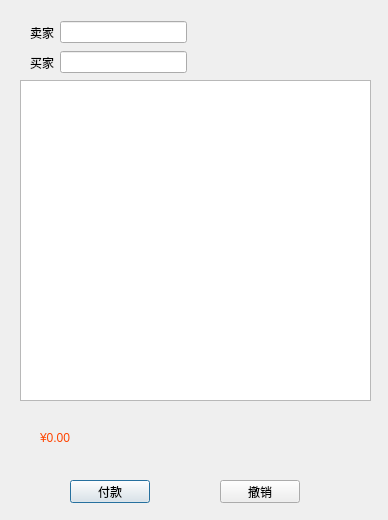
<?xml version="1.0" encoding="UTF-8"?>
<ui version="4.0">
 <class>tranForm</class>
 <widget class="QDialog" name="tranForm">
  <property name="geometry">
   <rect>
    <x>0</x>
    <y>0</y>
    <width>388</width>
    <height>520</height>
   </rect>
  </property>
  <property name="windowTitle">
   <string>Dialog</string>
  </property>
  <widget class="QTableView" name="detail">
   <property name="geometry">
    <rect>
     <x>20</x>
     <y>80</y>
     <width>351</width>
     <height>321</height>
    </rect>
   </property>
  </widget>
  <widget class="QPushButton" name="pay">
   <property name="geometry">
    <rect>
     <x>70</x>
     <y>480</y>
     <width>80</width>
     <height>23</height>
    </rect>
   </property>
   <property name="text">
    <string>付款</string>
   </property>
  </widget>
  <widget class="QPushButton" name="cancel">
   <property name="geometry">
    <rect>
     <x>220</x>
     <y>480</y>
     <width>80</width>
     <height>23</height>
    </rect>
   </property>
   <property name="text">
    <string>撤销</string>
   </property>
  </widget>
  <widget class="QLabel" name="price">
   <property name="geometry">
    <rect>
     <x>40</x>
     <y>410</y>
     <width>321</width>
     <height>55</height>
    </rect>
   </property>
   <property name="styleSheet">
    <string notr="true">font: 24pt &quot;Sans Serif&quot;;
color: rgb(255, 68, 0);</string>
   </property>
   <property name="text">
    <string>¥0.00</string>
   </property>
  </widget>
  <widget class="QWidget" name="">
   <property name="geometry">
    <rect>
     <x>30</x>
     <y>20</y>
     <width>157</width>
     <height>25</height>
    </rect>
   </property>
   <layout class="QHBoxLayout" name="horizontalLayout">
    <item>
     <widget class="QLabel" name="label">
      <property name="text">
       <string>卖家</string>
      </property>
     </widget>
    </item>
    <item>
     <widget class="QLineEdit" name="seller">
      <property name="readOnly">
       <bool>true</bool>
      </property>
     </widget>
    </item>
   </layout>
  </widget>
  <widget class="QWidget" name="">
   <property name="geometry">
    <rect>
     <x>30</x>
     <y>50</y>
     <width>157</width>
     <height>25</height>
    </rect>
   </property>
   <layout class="QHBoxLayout" name="horizontalLayout_2">
    <item>
     <widget class="QLabel" name="label_2">
      <property name="text">
       <string>买家</string>
      </property>
     </widget>
    </item>
    <item>
     <widget class="QLineEdit" name="buyer">
      <property name="readOnly">
       <bool>true</bool>
      </property>
     </widget>
    </item>
   </layout>
  </widget>
 </widget>
 <resources/>
 <connections/>
</ui>
